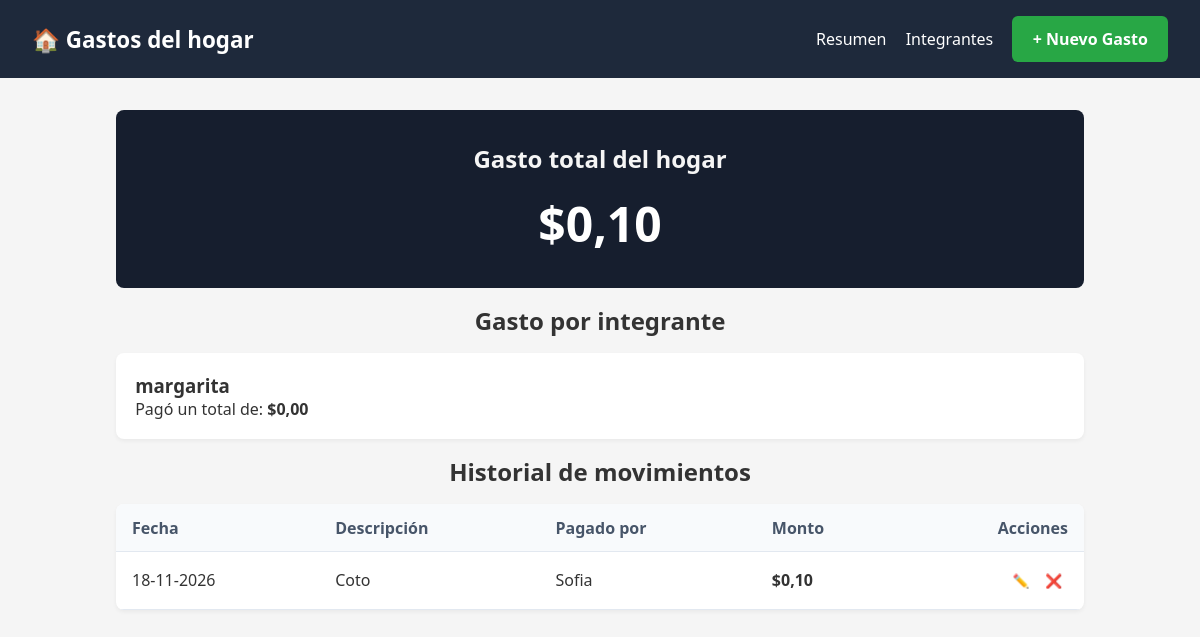
Before: / with the older database file.
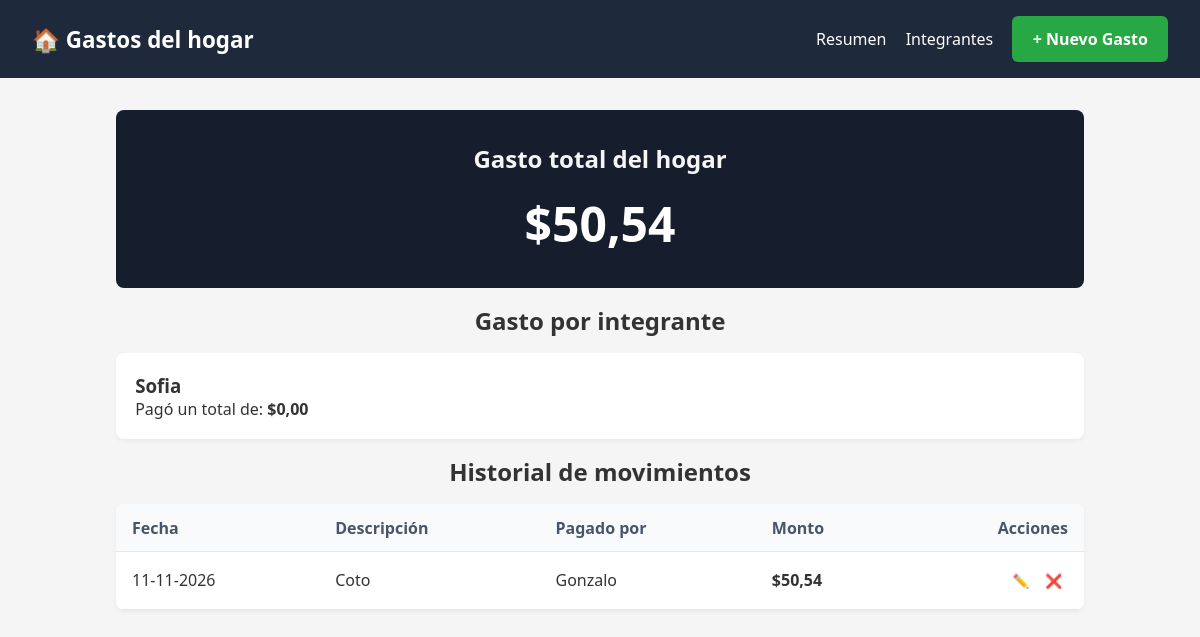
After: the same page with the newer database file.
### tables this page shows
CREATE TABLE integrantes (
    id INTEGER PRIMARY KEY AUTOINCREMENT,
    nombre TEXT NOT NULL,
    activo INTEGER DEFAULT 1
);

CREATE TABLE gastos (
    id INTEGER PRIMARY KEY AUTOINCREMENT,
    descripcion TEXT NOT NULL,
    monto INTEGER NOT NULL CHECK (monto > 0),
    integrante_id INTEGER NOT NULL,
    fecha DATE NOT NULL,
    FOREIGN KEY (integrante_id) REFERENCES integrantes(id)
);

### controllers/gasto_controller.py (the view)
@gasto_bp.route('/')
def index():
    gastos = GastoModel.obtener_gastos()
    total_gastos, por_persona = GastoModel.calcular_por_persona()
    return render_template('index.html',
                           gastos=gastos,
                           total_gastos=total_gastos,
                           por_persona=por_persona)

### app.py (called while the page is built)
@app.template_filter('formato_moneda')
def formato_moneda(centavos):
    pesos, cent = divmod(int(centavos or 0), 100)
    return f"{pesos:,}".replace(",", ".") + f",{cent:02d}"

@app.template_filter('formato_fecha')
def formato_fecha(valor):
    if not valor:
        return ""
    try:
        return datetime.strptime(valor, '%Y-%m-%d').strftime('%d-%m-%Y')
    except ValueError:
        return valor

### db.py (called while the page is built)
def get_connection():
    conexion = sqlite3.connect(DB_PATH)
    conexion.execute("PRAGMA foreign_keys = ON")
    conexion.row_factory = sqlite3.Row
    return conexion

@contextmanager
def conexion_db():
    conexion = get_connection()
    try:
        yield conexion
    finally:
        conexion.close()

### models/gasto_model.py (called while the page is built)
    @staticmethod
    def obtener_gastos():
        with conexion_db() as conexion:
            return conexion.execute("""
                SELECT gastos.id, gastos.descripcion, gastos.monto, gastos.fecha, integrantes.nombre as pagador
                FROM gastos
                LEFT JOIN integrantes ON gastos.integrante_id = integrantes.id
                ORDER BY gastos.fecha DESC, gastos.id DESC
            """).fetchall()

    @staticmethod
    def calcular_por_persona():
        with conexion_db() as conexion:
            fila = conexion.execute("SELECT COALESCE(SUM(monto), 0) AS total FROM gastos").fetchone()
            total_gastos = fila['total'] or 0.0
            por_persona = conexion.execute("""
                SELECT integrantes.nombre, COALESCE(SUM(gastos.monto), 0) AS pagado
                FROM integrantes
                LEFT JOIN gastos ON integrantes.id = gastos.integrante_id
                WHERE integrantes.activo = 1
                GROUP BY integrantes.id
            """).fetchall()
        return total_gastos, por_persona

### templates/index.html
{%extends "base.html"%}
{%block content%}
<div class="card-total">
    <h2>Gasto total del hogar</h2>
    <p class="total-value">${{total_gastos|formato_moneda}}</p>
</div>
<h2>Gasto por integrante</h2>
<div class="grid-gastos">
    {%for p in por_persona%}
    <div class="card-gasto">
        <h3>{{p.nombre}}</h3>
        <p>Pagó un total de: <strong>${{(p.pagado if p.pagado else 0)|formato_moneda}}</strong></p>
    </div>
    {%else%}
    <p class="card-gasto">
        No hay integrantes activos.
    </p>
    {%endfor%}
</div>
<h2>Historial de movimientos</h2>
<table class="table">
    <thead>
        <tr>
            <th>Fecha</th>
            <th>Descripción</th>
            <th>Pagado por</th>
            <th>Monto</th>
            <th style="text-align: right;">Acciones</th>
        </tr>
    </thead>
    <tbody>
        {%for g in gastos%}
        <tr>
            <td>{{g.fecha|formato_fecha}}</td>
            <td>{{g.descripcion}}</td>
            <td>{{g.pagador}}</td>
            <td><strong>${{g.monto|formato_moneda}}</strong></td>
            <td style="text-align: right;">
                <a href="{{url_for('gasto_bp.editar_gasto', id=g.id)}}" class="btn-list">✏️</a>
                <form action="{{url_for('gasto_bp.eliminar_gasto', id=g.id)}}" method="POST" style="display:inline;">
                    <button type="submit" class="btn-list" onclick="return confirm('¿Seguro deseas eliminar este gasto?');">❌</button>
                </form>
            </td>
        </tr>
        {%else%}
        <tr>
            <td colspan="5">No hay gastos registrados todavía.</td>
        </tr>
        {%endfor%}
    </tbody>
</table>
{%endblock%}

### templates/base.html (shortened to what this page needs)
<!DOCTYPE html>
<html lang="es">
<head>
    <link rel="stylesheet" href="{{url_for('static', filename='css/style.css')}}">
</head>
<body>
    <header class="navbar">
        <h1>🏠 Gastos del hogar</h1>
        <nav>
            <a href="{{url_for('gasto_bp.index')}}">Resumen</a>
            <a href="{{url_for('integrante_bp.gestionar_integrantes')}}">Integrantes</a>
            <a href="{{url_for('gasto_bp.agregar_gasto')}}" class="btn btn-primary">+ Nuevo Gasto</a>
        </nav>
    </header>
    <main class="container">
        {%block content%}{%endblock%}
    </main>
</body>
</html>

### static/css/style.css (style rules this page uses)
* { box-sizing: border-box; margin: 0; padding: 0; font-family: 'Segoe UI', Tahoma, Geneva, Verdana, sans-serif; }
body { background-color: whitesmoke; color: #333; }
.navbar { background-color: #1e293b; color: white; padding: 1rem 2rem; display: flex; justify-content: space-between; align-items: center; }
.navbar h1 { font-size: 1.4rem; margin: 0; }
.navbar nav { display: flex; align-items: center; gap: 1.2rem; }
.navbar a:not(.btn) { color: white; text-decoration: none; transition: color 0.2s ease; }
.container { max-width: 1000px; margin: 2rem auto; padding: 0 1rem; }
.container h2 { text-align: center; margin-block: 1rem; }
.card-gasto, .form-card, .table { background: white; border-radius: 8px; box-shadow: 0 2px 4px rgba(0,0,0,0.05); }
.card-total { background: #161e2e; color: whitesmoke; border-radius: 8px; padding: 1rem; text-align: center; margin: 0 auto; }
.total-value { font-size: 3rem; font-weight: bold; color: white; margin-bottom: 1rem; }
.grid-gastos { display: grid; grid-template-columns: repeat(auto-fit, minmax(200px, 1fr)); margin-block: 1rem; gap: 1rem; }
.card-gasto { padding: 1.2rem; }
.table { width: 100%; border-collapse: collapse; overflow: hidden; }
.table th, .table td { padding: 0.8rem 1rem; text-align: left; border-bottom: 1px solid #e2e8f0; }
.table th { background-color: #f8fafc; color: #475569; }
.btn, .btn-list { display: inline-block; border-radius: 6px; text-decoration: none; font-weight: 600; cursor: pointer; text-align: center; border: 1px solid transparent; transition: background-color 0.2s; color: white; }
.btn { padding: 0.7rem 1.2rem; font-size: 1rem; }
.btn-list { padding: 0.3rem; font-size: 0.85rem; background-color: transparent; }
.btn-primary { background-color: #28A745; }

Changed rows visible on the page:
removed integrantes: nombre "margarita", pagado "0,00"
removed gastos: fecha "18-11-2026", descripcion "Coto", pagador "Sofia", monto "0,10"
now on this page (row edited): integrantes: nombre "Sofia", pagado "0,00"
added gastos: fecha "11-11-2026", descripcion "Coto", pagador "Gonzalo", monto "50,54"
Other visible differences:
{{ total_gastos|formato_moneda }}: "0,10" → "50,54"
